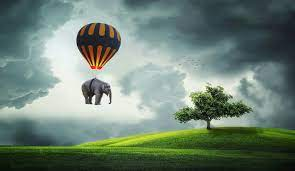
#> input picture python/CryptedImage/Input.jpeg, 295 x 171 px
$ python main.py
#> lines starting #> are read from the running program, lines starting #| are printed output that depends on the picture
from PIL import Image
import numpy as np
import sys

# imageLue = Image.open("input.jpeg")

# #Afficher l'image
# imageLue.show()

sbox = [12, 5, 6, 11, 9, 0, 10, 13, 3, 14, 15, 8, 4, 7, 1, 2]


def round(key, msg):
    return sbox[msg ^ key]


def enc(key, msg):
    tmp = round(key[0], msg)
    res = round(key[1], tmp)
    return res


reverse_box = [sbox.index(n) for n in range(0, 16)]


def back_round(k, c):
    return reverse_box[c] ^ k


def dec(key, ctxt):
    tmp = back_round(key[1], ctxt)
    res = back_round(key[0], tmp)
    return res


def enc_bytes(lettre, key):
    binascii = bin(lettre)
    binascii = int(binascii, 2)
    nib1 = binascii >> 4
    nib2 = binascii & 0x0F
    result = (bin(enc(key, nib1) << 4 ^ enc(key, nib2)))
    return int(result, 2)


def dec_bytes(chiffre, key):
    binascii = bin(chiffre)
    binascii = int(binascii, 2)
    nib1 = binascii >> 4
    nib2 = binascii & 0x0F
    result = int(bin(dec(key, int(nib1)) << 4 ^ dec(key, int(nib2))), 2)
    return int(result)


def get_image(image_path):
    """Get a numpy array of an image so that one can access values[x][y]."""
#> called with image_path = 'Input.jpeg'
    image = Image.open(image_path, "r")
#> image is the input picture: PIL image 295x171 RGB; mean R, G, B 111.2, 130.2, 117.3
    width, height = image.size
#> width = 295; height = 171
    pixel_values = list(image.getdata())
#> pixel_values = 50445 items
    if image.mode == "RGB":
        channels = 3
    elif image.mode == "L":
        channels = 1
    else:
        print("Unknown mode: %s" % image.mode)
        return None
    pixel_values = np.array(pixel_values).reshape((width, height, channels))
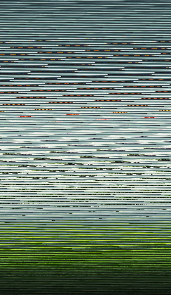
#> pixel_values: shape (295, 171, 3) int64; mean of channels 0, 1, 2 111.2, 130.2, 117.3; drawn as R, G, B
    return pixel_values


image = get_image("Input.jpeg")

print(image[0][0][0])
#| 33
print(image.shape)
#| (295, 171, 3)

img_pix = image


def enc_img(img, key):
    for i in range(len(image)):
        for j in range(len(image[0])):
            for o in range(len(image[0][0])):
                img[i][j][o] = enc_bytes(img[i][j][o], key)
#> this loop made 295 passes
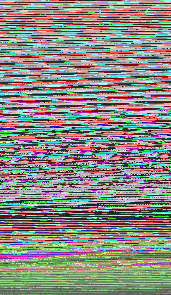
#> img: shape (295, 171, 3) int64; mean of channels 0, 1, 2 138.7, 137, 130.3; drawn as R, G, B


enc_img(img_pix, sbox)
# print(img_pix,"fin 2eme")
img = Image.open("Input.jpeg", "r")
img.show()


def change_pixel(img, pixel_list):
    for i in range(len(pixel_list)):
        for j in range(len(pixel_list[0])):
            img.putpixel((i,j),tuple(pixel_list[i][j]))


x = img.size[0]
y = img.size[1]


# # #Afficher l'image
# img.show()

img_enc = Image.new('RGB', (x, y), color='white')
#> img_enc: PIL image 295x171 RGB; every value is 255
change_pixel(img_enc, img_pix)
#> after the loop in change_pixel, `for i in range(len(pixel_list)):`:
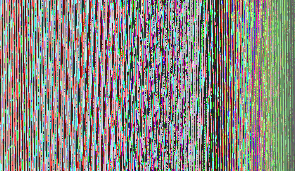
#> img: PIL image 295x171 RGB; mean R, G, B 138.7, 137, 130.3
img_enc.save('output_enc.jpeg')
img_enc.show()


def dec_img(img, key):
    for i in range(len(image)):
        for j in range(len(image[0])):
            for o in range(len(image[0][0])):
                img[i][j][o] = dec_bytes(img[i][j][o], key)


dec_img(img_pix, sbox)
img_dec = Image.new('RGB', (x, y), color='white')
change_pixel(img_dec, img_pix)
#> after the loop in change_pixel (call 2), `for i in range(len(pixel_list)):`:
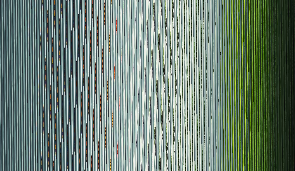
#> img: PIL image 295x171 RGB; mean R, G, B 111.2, 130.2, 117.3
img_dec.save('output_dec.jpeg')
img_dec.show()
#print(img_pix, "fin 3eme")
